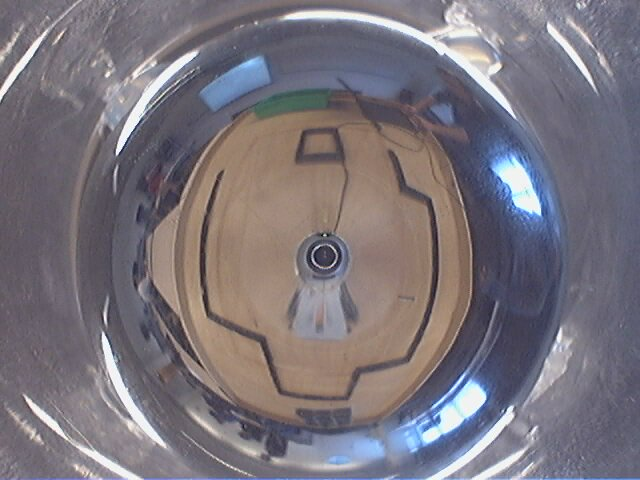
%> input picture ass2/c.jpg, 640 x 480 px
$ octave main_offline.m   (GNU Octave 9; MATLAB toolbox functions it lacks are replaced by stand-ins)
%> lines starting %> are read from the running program, lines starting %| are printed output that depends on the picture; in (x1, y1, x2, y2) boxes, pixels count from 0 and x2, y2 are one past the last pixel; in counts of white or black regions, pixels touching at a corner belong together; the program's own positions count from 1
### ass2/matlab_files/imflipud.m
%IMFLIPUD   Flip the image Up-Down
%   OUT_IMAGE = IMFLIPUD(INPIT_IMAGE)

function out = imflipud( im )
if length(size(im))==3
    out(:,:,1) = flipud( im(:,:,1) );
    out(:,:,2) = flipud( im(:,:,2) );
    out(:,:,3) = flipud( im(:,:,3) );
else
    out = flipud( im );
end

### ass2/matlab_files/img2gray.m
%IMG2GRAY convert a color image into gray-scale
%   GRAYIMG = IMG2GRAY(COLORIMG)
%
%   Author Davide Scaramuzza - davide.scaramuzza@ieee.org
%   ETH Zurich - April, 25, 2007
function grayimg = img2gray( colorimg )
if length(size(colorimg))==3
    grayimg = colorimg(:,:,2);
else
    grayimg = colorimg;
end

### ass3/matlab_files/imunwrap.m
% [12 lines of commented-out code are left out]

function [Iunwraped, theta] = imunwrap(I, center, theta_step, Rmax, Rmin)

I = img2gray( I );

Rmax = round( Rmax );
Rmin = round( Rmin );

I = double(I);

xc = center(2);
yc = center(1);

rad_step = deg2rad( theta_step );
theta = [0:rad_step:2*pi-rad_step];

rows = length( theta );
cols = Rmax-Rmin+1;
Iunwraped = zeros( rows, cols );

[RHO,THETA] = meshgrid(Rmin:Rmax, theta);
X = RHO.*cos(THETA) + xc;
Y = RHO.*sin(THETA) + yc;

U=floor(Y);
V=floor(X);
IND=(U-1)*size(I,1)+V;

IND(find(~(U>=1 & U<=size(I,2) & V>=1 & V<=size(I,1)) )) = 0;
nonZeroIND = find(IND);

Iunwraped( nonZeroIND ) = I( IND( nonZeroIND ) );

oness = 255*ones( rows, Rmin-1 );
Iunwraped = [255*oness, Iunwraped];

Iunwraped=uint8(Iunwraped);

### ass2/matlab_files/img2bw.m
%IMG2BW    Convert the image into a Black & White image
%   OUTim = img2bw( INim , BWthreshold )Convert the image into a Black & White image
%   BWthreshold is the threshold
%
%   Author Davide Scaramuzza - davide.scaramuzza@ieee.org
%   ETH Zurich - April, 25, 2007
function OUTim = img2bw( INim , BWthreshold )
    im = img2gray( INim );
    OUTim = INim;
    OUTim ( find(im<=BWthreshold) ) = 0;
    OUTim ( find(im>BWthreshold) ) = 1;


### ass2/matlab_files/getpixeldistance.m
%GETPIXELDISTANCE
% Get distances in pixels between the image center and the wall. Note that
% the radial distortion has not been compensated yet.
function dist = getpixeldistance( BWradialimage , min_dist )

for i = 1 : size( BWradialimage , 1 );
    l = BWradialimage( i,: );
    ind = find( l==0 );
    if isempty( ind )
        dist(i) = inf;
    else
        tmp = ind(find(ind>=min_dist));
        if isempty( tmp )
            dist(i) = 0;
        else
            if tmp(1) == min_dist
                dist(i) = 0;
            else
                dist(i) = tmp(1);
            end
        end
    end
end

### ass3/pose_estimation/scans/undistort_dist_points.m
%UNDISTORT_DIST_POINTS Remove radial distortion of distance points
%It uses the camera model and reproject the points onto the ground floor
%using the scale factor "scale"
function new_dist = undistort_dist_points( theta, rho, alpha, scale )

new_dist = scale * tan( rho ./ alpha );

### ass2/matlab_files/draw_undistorted_beam.m
%DRAW_UNDISTORTED_BEAM Draw the undistorted beam
%   DRAW_UNDISTORTED_BEAM( rho, theta )
%
%   Author Davide Scaramuzza - davide.scaramuzza@ieee.org
%   ETH Zurich - April, 25, 2007
function draw_undisdtorted_beam( rho, theta , axislimit)

[x,y] = pol2cart( theta , rho );
plot( 0,0,'ro');
hold on;
plot( y, -x, '.' ); axis([-axislimit axislimit -axislimit axislimit]); axis square; grid on;
plot( y(1), -x(1), 'ro' );
plot( y(4), -x(4), 'bo' );
hold off;

### ass2/matlab_files/compute_uncertainty.m
function sigma_dist = compute_uncertainty( rho, sigma_rho, alpha, height );

% sigma_dist = compute_uncertainty( rho, sigma_rho, alpha, height )
%
% Computes the error of the distance on the ground floor, given the error
% of the distance in the image plane using the camera model.


%--------------------------------------------------------------------------

sigma_dist = ((height/alpha) * (1 + tan(rho/alpha).^2 )) * sigma_rho;

%--------------------------------------------------------------------------

### ass2/matlab_files/draw_uncertainty.m
function draw_uncertainty( dist, theta, sigma_dist, varargin );

% draw_uncertainty( dist, theta, sigma_dist, {N} )
%
% Draw the N sigma bounds of the distance errors on the ground floor.
%
% 2007.4.30 stefan.gaechter@mavt.ethz.ch

%--------------------------------------------------------------------------

N = 1;
if nargin == 4,
  N = varargin{1};
end; %of if

%--------------------------------------------------------------------------

dist_ub = dist + N*sigma_dist;
dist_lb = dist - N*sigma_dist;

[x_ub, y_ub] = pol2cart( theta, dist_ub );
[x_lb, y_lb] = pol2cart( theta, dist_lb );

K = length( dist );
hold( 'on' );
for k = 1:K,
  d = dist(k);
  if ~(isnan(d) | isinf(d) | (d == 0)),
    line_hdl = line( [y_lb(k), y_ub(k)], [-x_lb(k), -x_ub(k)] );
    set( line_hdl, 'Color', 'red' );
  end; %of if
end; %of for
hold( 'off' );

%--------------------------------------------------------------------------

### ass2/matlab_files/drawlaserbeam.m
%DRAWLASERBEAM Overlay a laser beam on a given image
%   DRAWLASERBEAM(CENTER,THETA,DIST)
%
%   Author Davide Scaramuzza - davide.scaramuzza@ieee.org
%   ETH Zurich - June, 12, 2008
function drawlaserbeam( center, theta, rho )

xc = center(2);% x-coordinate of the center
yc = center(1);% y-coordinate of the center

x_dist = rho.*cos(theta) + xc;
y_dist = rho.*sin(theta) + yc;

plot ( y_dist , x_dist , 'r.' );
hold off;

### ass3/pose_estimation/deg2rad.m
function r = deg2rad(d)
  r = d * pi / 180;
return

### ass2/matlab_files/main_offline.m
%LASERSCAN_TEST
%
%   Author Davide Scaramuzza - davide.scaramuzza@ieee.org
%   ETH Zurich - April, 25, 2007

%stop(vid);
% Configure the object for manual trigger mode.
%triggerconfig(vid, 'manual');

% Now that the device is configured for manual triggering, call START.
% This will cause the device to send data back to MATLAB, but will not log
% frames to memory at this point.
%start(vid)

% -------------------------------------------------------------------------
% MOST IMPORTANT PARAMETERS
% -------------------------------------------------------------------------
% Rmax = 160;%        Max detectable distance, set to 160 pixels in VGA images.
%                     Rmax was already loaded when calling "calibrate_camera.m"
% Rmin = 77;%         Min detectable distance in pixels in VGA image
%                     Rmin was already loaded when calling "calibrate_camera.m"
alpha = 115;%         Radial distortion coefficient, YOU MAY NEED TO TUNE THIS PARAMETER!!!!!!!!!!!!!!!!!!!!!!!!!!!!
height = 0.17;%       camera height in meters, YOU MAY NEED TO TUNE THIS PARAMETER!!!!!!!!!!!!!!!!!!!!!!!!!!!!
BWthreshold = 90;%    Threshold for segment the image into Black & white colors, YOU MAY NEED TO TUNE THIS PARAMETER!!!!!!!!!!!!!!!!!!!!!!!!!!!!
angstep = 1.0;%       Angular step of the beam in degrees
axislimit = 0.8;%     Axis limit
Rmin = 85;%           Overwrite value from calibration step.
Rmax = 160;
center = [325.1,224.2];


% -------------------------------------------------------------------------
% MAIN
% -------------------------------------------------------------------------
for i=1:1
    tic;%                               Start counting elapsed time

    %snapshot = getsnapshot(vid);%       Acquire image
    snapshot = imread('c.jpg');
%> snapshot is the input picture: size 480x640x3 uint8; mean R, G, B 121.7, 115.9, 123.9
    snapshot = imflipud(snapshot);

    %calibrate_camera_offline;  %we used this to get the points of the
                                %picture.


    [undistortedimg, theta] = imunwrap(snapshot, center, angstep, Rmax, Rmin);
%> in img2gray, `grayimg = colorimg(:,:,2);`:
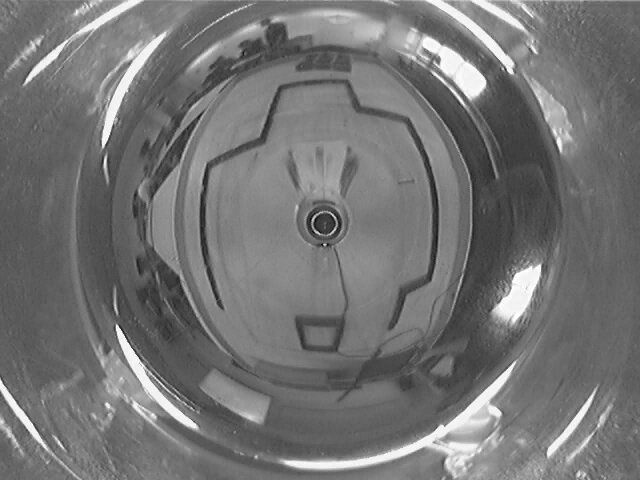
%> grayimg: size 480x640 uint8; min 3, max 255, mean 115.9
%> in imunwrap, `IND(find(~(U>=1 & U<=size(I,2) & V>=1 & V<=size(I,1)) )) = 0;`:
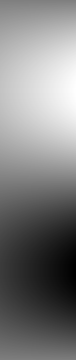
%> IND: size 360x76 double; min 78927, max 232549, mean 155557.3; drawn with min black and max white
%> in imunwrap, `Iunwraped( nonZeroIND ) = I( IND( nonZeroIND ) );`:
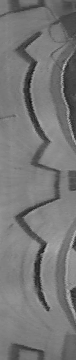
%> Iunwraped: size 360x76 double; min 16, max 193, mean 118.8
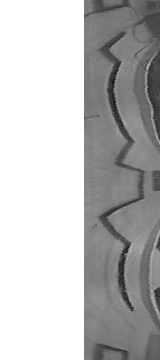
%> undistortedimg: size 360x160 uint8; min 16, max 255, mean 190.3
%> theta = 360 values from 0 to 6.27
    BWimg = img2bw(undistortedimg, BWthreshold);
%> in img2bw, `OUTim ( find(im<=BWthreshold) ) = 0;`: OUTim: size 360x160 uint8; 6.52% of pixels changed, all inside (x1, y1, x2, y2) = (84, 0, 160, 360)
%> in img2bw, `OUTim ( find(im>BWthreshold) ) = 1;`:
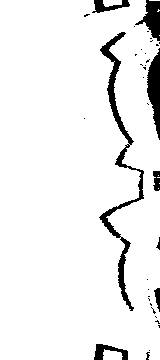
%> OUTim: size 360x160 uint8; values 0 (black) and 1 (white), 93.5% white; 36 black regions (28 under 20 px), largest, box (x1, y1, x2, y2) and area: (99, 32, 144, 311) 1699, (147, 48, 160, 140) 719, (135, 0, 160, 41) 508
    rho = getpixeldistance(BWimg, Rmin);
%> the loop in getpixeldistance, `for i = 1 : size( BWradialimage , 1 );` made 360 passes
%> tmp on passes 14, 26, 27, 28, 29, 30, 31, 32, 33, 36, 39: [148 149 150 151 152 153 154 155 156 157 158 159 160], [147 148 149 150 151 152 153 154 155 156 157 158 159 160], [135 148 149 150 151 152 153 154 155 156 157 158 159 160], [150 151 152 153 154 155 156 157 158 159 160], [149 150 151 152 153 154 155 156 157 158 159 160], [150 151 152 153 154 155 156 157 158 159 160], [152 153 154 155 156 157 158 159 160], [148 149 152 153 154 155 156 157 158 159 160], [122 123 124 125 152 153 154 155 156 157 158 159 160], [119 120 121 122 123 124 153 154 155 156 157 158 159], [114 115 116 117 118 119 120 121 151 152 158 159 160]
%> after the loop in getpixeldistance, `for i = 1 : size( BWradialimage , 1 );`: tmp = 18 values from 95 to 149
    figure;
    imagesc( snapshot );
    hold on;
    drawlaserbeam( center, theta, rho );
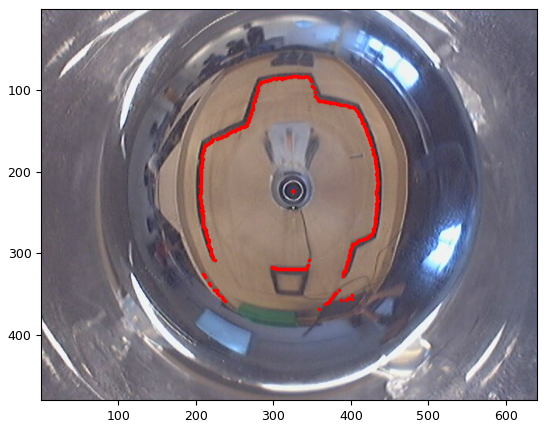
%> figure redrawn from the program's plot data
    hold off;
%     rhosize = size(rho);
%     rhospots = rhosize(1) * rhosize(2)
%     for i=1:spots

    rep = find(rho==inf);
%> rep = 21 values from 315 to 344
    rho(rep) = Rmax;
    dist = undistort_dist_points(theta, rho, alpha, height);
%> in undistort_dist_points, `new_dist = scale * tan( rho ./ alpha );`: new_dist = 360 values, max 0.937 at index 315, min 0 at index 16, mean 0.351
%> dist has the same summary as new_dist in undistort_dist_points
    draw_undistorted_beam(dist, theta, axislimit);
%> in draw_undisdtorted_beam, `[x,y] = pol2cart( theta , rho );`: x = 360 values, max 0.896 at index 344, min -0.486 at index 179, mean 0.0316; y = 360 values, max 0.334 at index 31, min -0.674 at index 315, mean -0.0356
    sigma_dist = compute_uncertainty(rho, std(rho), alpha, height);
%> in compute_uncertainty, `sigma_dist = ((height/alpha) * (1 + tan(rho/alpha).^2 )) * sigma_rho;`: sigma_dist = 360 values, max 0.949 at index 315, min 0.0303 at index 16, mean 0.2
    hold on
    draw_uncertainty(dist, theta, sigma_dist)
%> in draw_uncertainty, `dist_ub = dist + N*sigma_dist;`: dist_ub = 360 values, max 1.89 at index 315, min 0.0303 at index 16, mean 0.55
%> in draw_uncertainty, `dist_lb = dist - N*sigma_dist;`: dist_lb = 360 values, max 0.208 at index 175, min -0.0303 at index 16, mean 0.151
%> in draw_uncertainty, `[x_ub, y_ub] = pol2cart( theta, dist_ub );`: x_ub = 360 values, max 1.8 at index 344, min -0.765 at index 179, mean 0.0822; y_ub = 360 values, max 0.583 at index 31, min -1.36 at index 315, mean -0.0743
%> in draw_uncertainty, `[x_lb, y_lb] = pol2cart( theta, dist_lb );`: x_lb = 360 values, max 0.198 at index 18, min -0.208 at index 181, mean -0.019; y_lb = 360 values, max 0.15 at index 105, min -0.172 at index 258, mean 0.00311
%> in draw_uncertainty, `K = length( dist );`: K = 360
%> the loop in draw_uncertainty, `for k = 1:K,` made 360 passes
%> d on passes 1 to 3: 0.184, 0.184, 0.184
%> after the loop in draw_uncertainty, `for k = 1:K,`: line_hdl = -399.2
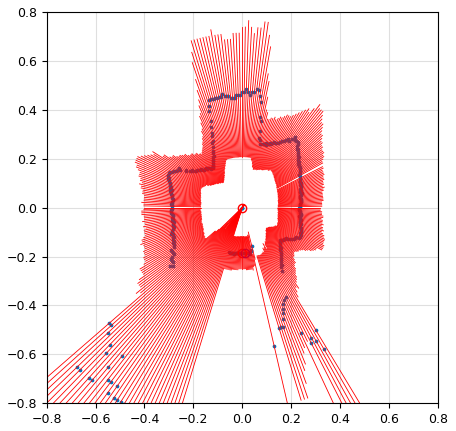
%> figure redrawn from the program's plot data


% Compute the time per frame and effective frame rate.
elapsedTime = toc;
effectiveFrameRate = 1/elapsedTime
end
